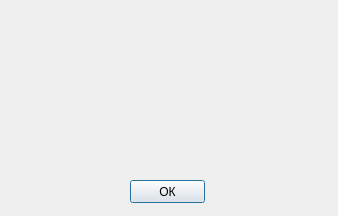
<?xml version="1.0" encoding="UTF-8"?>
<ui version="4.0">
 <class>Dialog</class>
 <widget class="QDialog" name="Dialog">
  <property name="geometry">
   <rect>
    <x>0</x>
    <y>0</y>
    <width>338</width>
    <height>216</height>
   </rect>
  </property>
  <property name="windowTitle">
   <string>Ошибка!</string>
  </property>
  <widget class="QPushButton" name="pushButton">
   <property name="geometry">
    <rect>
     <x>130</x>
     <y>180</y>
     <width>75</width>
     <height>23</height>
    </rect>
   </property>
   <property name="text">
    <string>ОК</string>
   </property>
  </widget>
  <widget class="QLabel" name="label">
   <property name="geometry">
    <rect>
     <x>10</x>
     <y>20</y>
     <width>311</width>
     <height>141</height>
    </rect>
   </property>
   <property name="text">
    <string/>
   </property>
   <property name="alignment">
    <set>Qt::AlignCenter</set>
   </property>
   <property name="wordWrap">
    <bool>true</bool>
   </property>
  </widget>
 </widget>
 <resources/>
 <connections/>
</ui>
